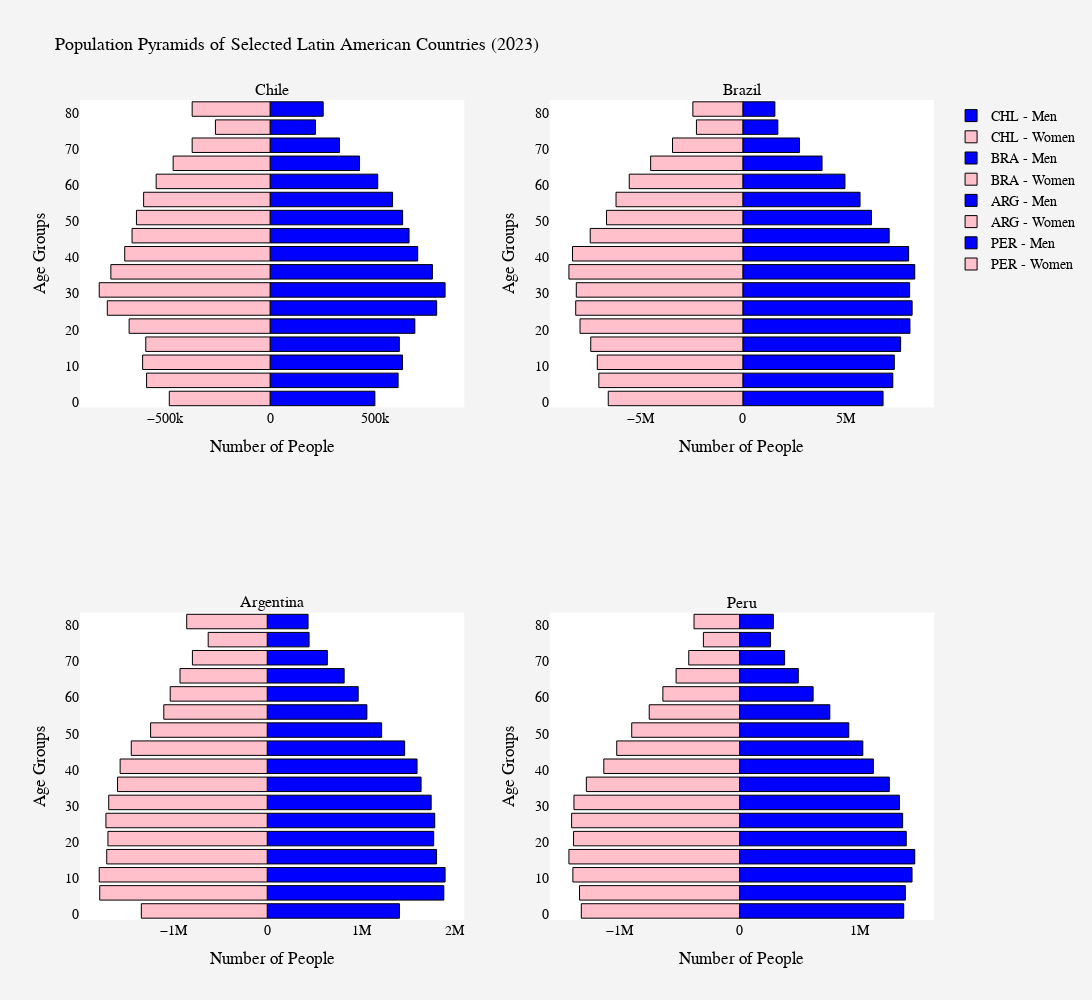

The notebook cell saved with this chart:
### Code cell
# A figure comparing the population pyramids of various Operation Condor countries in 2023 (recent data)
    # Note: compare with the figure above to see the changes from 1980-2023

# Define multiple countries
country_choices = ["CHL", "BRA", "ARG", "PER"]
country_titles = ["Chile", "Brazil", "Argentina", "Peru"]

# Create a subplot layout (2 rows, 2 columns)
fig_4 = make_subplots(rows=2, cols=2, subplot_titles=country_titles)

# Loop through each country and generate its population pyramid
for i, (country, title) in enumerate(zip(country_choices, country_titles)):
    condor_countries = wbdata.get_dataframe(categories, country=country)

    # Extract male and female data
    male_data = condor_countries.loc[str(2023), :].filter(regex="Male").values
    female_data = -condor_countries.loc[str(2023), :].filter(regex="Female").values  # Negative for left alignment
    age_groups = [int(s[:2]) + 1 for s in ages]  # Convert age labels to integers

    # Determine subplot position
    row = i // 2 + 1
    col = i % 2 + 1

    # Add Male bar trace
    fig_4.add_trace(go.Bar(
        x=male_data,
        y=age_groups,
        orientation='h',
        name=f'{country} - Men',
        marker=dict(color='green', line=dict(color='black', width=1)),
        hoverinfo='skip'
    ), row=row, col=col)

    # Add Female bar trace
    fig_4.add_trace(go.Bar(
        x=female_data,
        y=age_groups,
        orientation='h',
        name=f'{country} - Women',
        marker=dict(color='yellow', line=dict(color='black', width=1)),
        hoverinfo='skip'
    ), row=row, col=col)

 # Customize X and Y axis labels for each subplot
    fig_4.update_xaxes(title_text="Number of People", row=row, col=col)
    fig_4.update_yaxes(title_text="Age", row=row, col=col)

# Updated layout for aesthetics!
fig_4.update_layout(
    title="Population Pyramids of Selected Latin American Countries (2023)",
    title_font=dict(size=18, color='black'),
    barmode='overlay',
    width=1200,  # Adjust width
    height=1000,  # Adjust height
    paper_bgcolor='#f4f4f4',
    plot_bgcolor='#ffffff',
    font=dict(family="Arial, sans-serif", size=14, color="black"),
    showlegend=True
)

# Make the final figure
fig_4.show()

### Figure 1 — Plotly figure (JSON) as saved in the notebook; plotly's stock layout.template omitted (floating-point values rounded to 4 significant figures)
{"data": [{"hoverinfo": "skip", "marker": {"color": "blue", "line": {"color": "black", "width": 1}}, "name": "CHL - Men", "orientation": "h", "type": "bar", "x": [499497, 610220, 631358, 616013, 690037, 793927, 834125, 773666, 703612, 662342, 631789, 583889, 513041, 426389, 330819, 216319, 253115], "xaxis": "x", "y": [1, 6, 11, 16, 21, 26, 31, 36, 41, 46, 51, 56, 61, 66, 71, 76, 81], "yaxis": "y"}, {"hoverinfo": "skip", "marker": {"color": "pink", "line": {"color": "black", "width": 1}}, "name": "CHL - Women", "orientation": "h", "type": "bar", "x": [-480317, -588597, -607569, -592471, -671864, -775831, -814411, -758933, -692781, -657851, -637002, -602749, -542995, -462029, -371355, -260530, -371391], "xaxis": "x", "y": [1, 6, 11, 16, 21, 26, 31, 36, 41, 46, 51, 56, 61, 66, 71, 76, 81], "yaxis": "y"}, {"hoverinfo": "skip", "marker": {"color": "blue", "line": {"color": "black", "width": 1}}, "name": "BRA - Men", "orientation": "h", "type": "bar", "x": [6816811, 7290633, 7363354, 7671684, 8123635, 8229536, 8107738, 8359157, 8060566, 7113490, 6252678, 5697406, 4964556, 3850614, 2753262, 1700312, 1557629], "xaxis": "x2", "y": [1, 6, 11, 16, 21, 26, 31, 36, 41, 46, 51, 56, 61, 66, 71, 76, 81], "yaxis": "y2"}, {"hoverinfo": "skip", "marker": {"color": "pink", "line": {"color": "black", "width": 1}}, "name": "BRA - Women", "orientation": "h", "type": "bar", "x": [-6544038, -7001765, -7076314, -7395848, -7916483, -8126560, -8098401, -8456781, -8281868, -7420735, -6629255, -6166153, -5523358, -4482837, -3420327, -2256565, -2430382], "xaxis": "x2", "y": [1, 6, 11, 16, 21, 26, 31, 36, 41, 46, 51, 56, 61, 66, 71, 76, 81], "yaxis": "y2"}, {"hoverinfo": "skip", "marker": {"color": "blue", "line": {"color": "black", "width": 1}}, "name": "ARG - Men", "orientation": "h", "type": "bar", "x": [1408989, 1882511, 1895989, 1805165, 1774537, 1785580, 1747637, 1640079, 1597110, 1464950, 1219398, 1062536, 969758, 820092, 640804, 446349, 435496], "xaxis": "x3", "y": [1, 6, 11, 16, 21, 26, 31, 36, 41, 46, 51, 56, 61, 66, 71, 76, 81], "yaxis": "y3"}, {"hoverinfo": "skip", "marker": {"color": "pink", "line": {"color": "black", "width": 1}}, "name": "ARG - Women", "orientation": "h", "type": "bar", "x": [-1341640, -1785322, -1790819, -1710682, -1698011, -1719381, -1689393, -1595314, -1567877, -1449036, -1243297, -1102245, -1034084, -929671, -797329, -629105, -858214], "xaxis": "x3", "y": [1, 6, 11, 16, 21, 26, 31, 36, 41, 46, 51, 56, 61, 66, 71, 76, 81], "yaxis": "y3"}, {"hoverinfo": "skip", "marker": {"color": "blue", "line": {"color": "black", "width": 1}}, "name": "PER - Men", "orientation": "h", "type": "bar", "x": [1370861, 1384482, 1440423, 1463356, 1392057, 1362066, 1335400, 1250657, 1117326, 1029494, 912515, 753959, 614388, 490671, 376644, 259113, 282030], "xaxis": "x4", "y": [1, 6, 11, 16, 21, 26, 31, 36, 41, 46, 51, 56, 61, 66, 71, 76, 81], "yaxis": "y4"}, {"hoverinfo": "skip", "marker": {"color": "pink", "line": {"color": "black", "width": 1}}, "name": "PER - Women", "orientation": "h", "type": "bar", "x": [-1321007, -1336033, -1391364, -1424581, -1385686, -1401972, -1382513, -1279020, -1133262, -1025446, -900239, -754001, -639918, -529570, -423974, -301647, -379940], "xaxis": "x4", "y": [1, 6, 11, 16, 21, 26, 31, 36, 41, 46, 51, 56, 61, 66, 71, 76, 81], "yaxis": "y4"}], "layout": {"annotations": [{"font": {"size": 16}, "showarrow": false, "text": "Chile", "x": 0.225, "xanchor": "center", "xref": "paper", "y": 1, "yanchor": "bottom", "yref": "paper"}, {"font": {"size": 16}, "showarrow": false, "text": "Brazil", "x": 0.775, "xanchor": "center", "xref": "paper", "y": 1, "yanchor": "bottom", "yref": "paper"}, {"font": {"size": 16}, "showarrow": false, "text": "Argentina", "x": 0.225, "xanchor": "center", "xref": "paper", "y": 0.375, "yanchor": "bottom", "yref": "paper"}, {"font": {"size": 16}, "showarrow": false, "text": "Peru", "x": 0.775, "xanchor": "center", "xref": "paper", "y": 0.375, "yanchor": "bottom", "yref": "paper"}], "barmode": "overlay", "font": {"color": "black", "family": "Arial, sans-serif", "size": 14}, "height": 1000, "paper_bgcolor": "#f4f4f4", "plot_bgcolor": "#ffffff", "showlegend": true, "title": {"font": {"color": "black", "size": 18}, "text": "Population Pyramids of Selected Latin American Countries (2023)"}, "width": 1200, "xaxis": {"anchor": "y", "domain": [0, 0.45], "title": {"text": "Number of People"}}, "xaxis2": {"anchor": "y2", "domain": [0.55, 1], "title": {"text": "Number of People"}}, "xaxis3": {"anchor": "y3", "domain": [0, 0.45], "title": {"text": "Number of People"}}, "xaxis4": {"anchor": "y4", "domain": [0.55, 1], "title": {"text": "Number of People"}}, "yaxis": {"anchor": "x", "domain": [0.625, 1], "title": {"text": "Age Groups"}}, "yaxis2": {"anchor": "x2", "domain": [0.625, 1], "title": {"text": "Age Groups"}}, "yaxis3": {"anchor": "x3", "domain": [0, 0.375], "title": {"text": "Age Groups"}}, "yaxis4": {"anchor": "x4", "domain": [0, 0.375], "title": {"text": "Age Groups"}}}}
